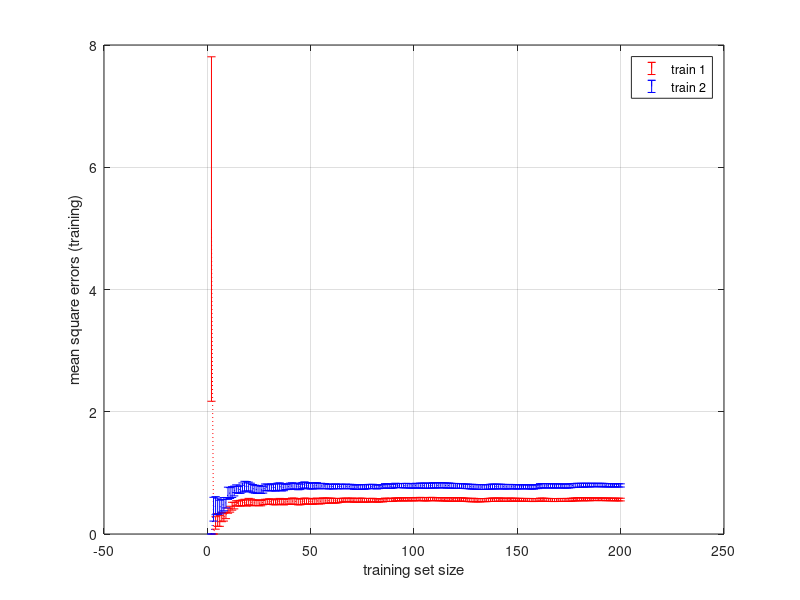
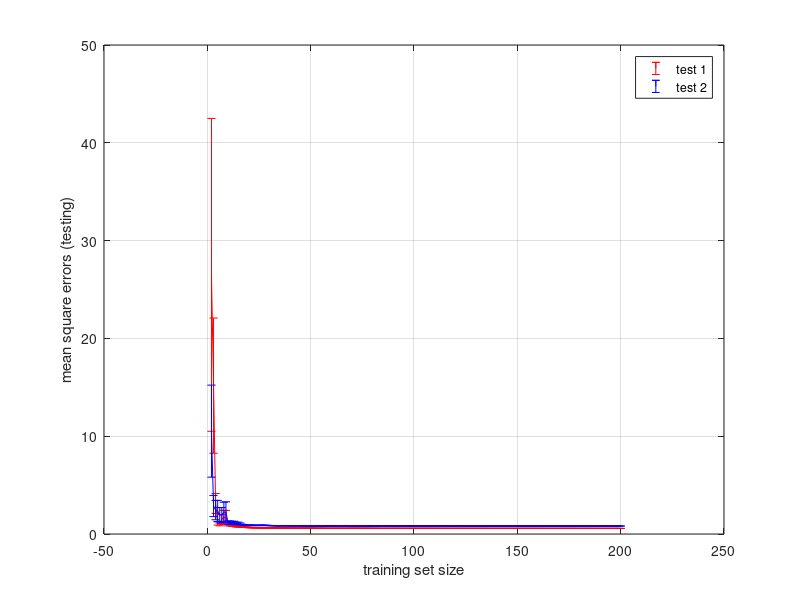

Source code (MATLAB) for these figures, in order:
warning off
clear all
close all
rng('default')   %fix random generator seed

%%%%%%%%%%%%%%%%%%%%%%% Parameters %%%%%%%%%%%%%%%%%%%%%%%%%%%%%
w               = [1 2 0.5]';	 % True weights
noiselevel      = 0.75;          % Standard deviation of Gaussian noise on data
d               = length(w);     % Number of dimensions
Nmin            = 1;             % Minimal training set size
Nmax            = 200;            % Maximal training set size
N               = 10000;         % Samples in dataset
repetitions     = 10;            % Number of repetitions

%% Simulate linear dataset
for j = 1:repetitions   
    X1              = [ones(N,1),randn(N,d-1)]';          % model 1: all inputs X known
    X2              = X1(1:d-1,:);                        % model 2: one input unknown
    noiselevel      = .75;                                % arbitrary noise strength
    n               = noiselevel*randn(N,1);              % noise
    y               = X1'*w + n;                          % simulated measurements
    c               = 1;                                  % counter
    
    for i = Nmin:Nmax
        Ntrain          = i;                           % number of measurements to be used
        Ntest           = N-Ntrain;                       % Test set size
        X1_train        = X1(:,1:Ntrain);                 % Training set, X1
        X2_train        = X2(:,1:Ntrain);                 % Training set, X2
        
        %% Student code, compute optimal weight estimates
        
        w1              = inv(X1_train * X1_train') * X1_train * y(1:Ntrain);    %Least squares estimated weights, model 1
        w2              = inv(X2_train * X2_train') * X2_train * y(1:Ntrain);    %Least squares estimated weights, model 2
        
        y1_est          = w1'*X1(:,Ntrain+1:end);   % Estimated measurements given model 1
        y2_est          = w2'*X2(:,Ntrain+1:end);    % Estimated measurements given model 2
        y_test          = y(Ntrain+1:end)';    % Test set
        y_train         = y(1:Ntrain);    % Train set
        
        %% end student code
        
        err1_test       = mean((y_test-y1_est).^2);            % Test error model 1
        err2_test       = mean((y_test-y2_est).^2);            % Test error model 2
        err1_train      = mean((y_train-X1(:,1:Ntrain)'*w1).^2);% Training error model 1
        err2_train      = mean((y_train-X2(:,1:Ntrain)'*w2).^2);% Training error model 2
        
        test1(j,c)      = err1_test;
        test2(j,c)      = err2_test;
        train1(j,c)     = err1_train;
        train2(j,c)     = err2_train;
        Ns(c)           = Ntrain;
        c               = c+1;
    end
    
    
end

figure(1), 
hold off,
h1=errorbar(Ns,mean(train1),std(train1)/sqrt(repetitions),'r:');
hold on
h2=errorbar(Ns,mean(train2),std(train2)/sqrt(repetitions),'b:');
%h3=errorbar(Ns,mean(test1),std(test1)/sqrt(repetitions),'r');
% hold on
%h4=errorbar(Ns,mean(test2),std(test2)/sqrt(repetitions),'b');
legend('train 1', 'train 2')%,'test 1', 'test 2')
xlabel('training set size')
ylabel('mean square errors (training)')
grid on

figure(2), 
hold off,
% h1=errorbar(Ns,mean(train1),std(train1)/sqrt(repetitions),'r:');
% hold on
% h2=errorbar(Ns,mean(train2),std(train2)/sqrt(repetitions),'b:');
h3=errorbar(Ns,mean(test1),std(test1)/sqrt(repetitions),'r');
hold on
h4=errorbar(Ns,mean(test2),std(test2)/sqrt(repetitions),'b');
legend('test 1', 'test 2')
xlabel('training set size')
ylabel('mean square errors (testing)')
grid on
